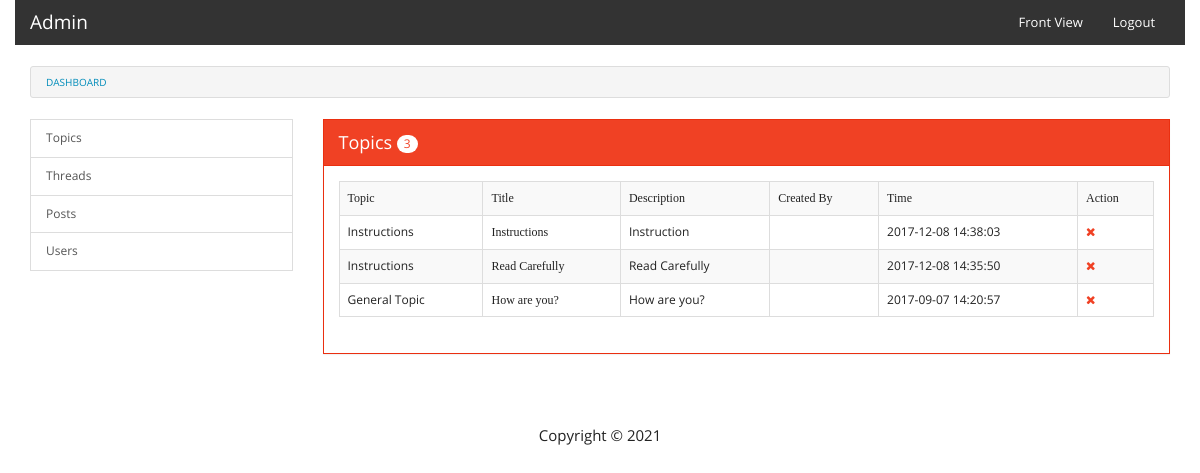
The page /admin/threads.php (signed in) on the database as committed earlier.
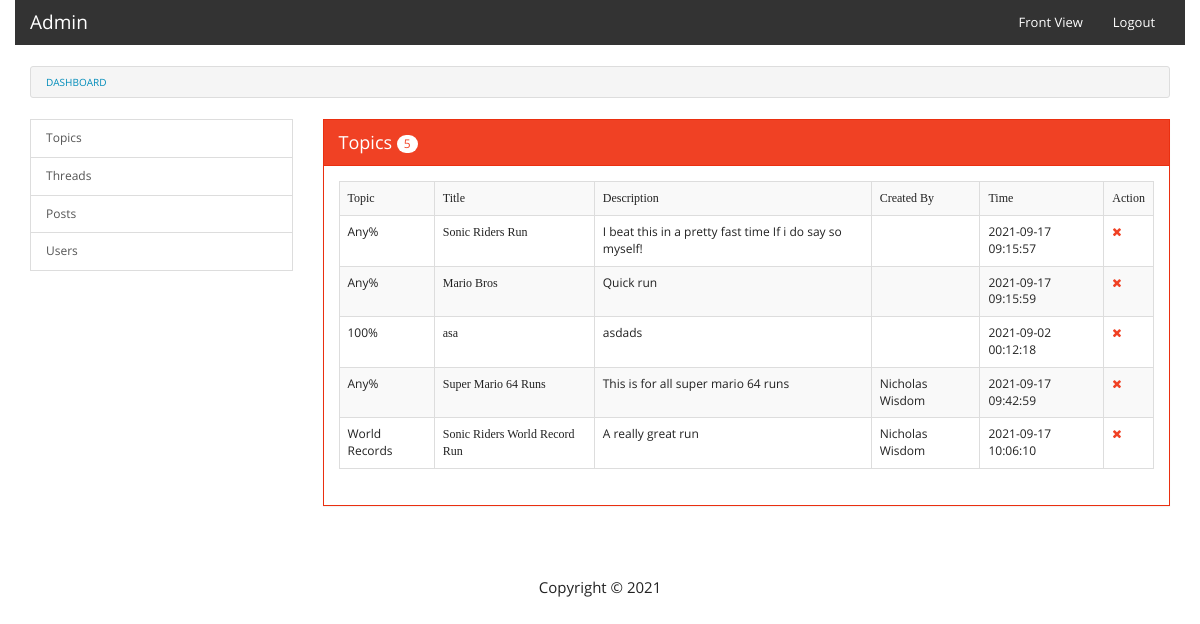
The same page on the database as committed later.
### tables this page shows
CREATE TABLE `threads` (
  `thread_id` int(11) NOT NULL,
  `topic_id` int(11) NOT NULL,
  `title` varchar(255) NOT NULL,
  `description` text NOT NULL,
  `views` varchar(255) NOT NULL DEFAULT '0',
  `added_by` int(11) NOT NULL,
  `add_time` timestamp NOT NULL DEFAULT current_timestamp() ON UPDATE current_timestamp()
);

CREATE TABLE `topics` (
  `topic_id` int(11) NOT NULL,
  `title` varchar(255) NOT NULL,
  `description` text NOT NULL,
  `added_by` varchar(255) NOT NULL DEFAULT '0',
  `add_time` timestamp NOT NULL DEFAULT current_timestamp() ON UPDATE current_timestamp()
);

CREATE TABLE `users` (
  `user_id` int(11) NOT NULL,
  `fname` varchar(255) NOT NULL,
  `username` varchar(255) NOT NULL,
  `img` varchar(255) NOT NULL,
  `email` varchar(255) NOT NULL,
  `pwd` varchar(255) NOT NULL,
  `address` text NOT NULL,
  `reg_time` timestamp NOT NULL DEFAULT current_timestamp() ON UPDATE current_timestamp()
);

### common/functions.php (called while the page is built, shortened)
<?php
$con=mysqli_connect('localhost','root','','forum');
function get_threads(){
	$res=array();
	global $con;
	$query=mysqli_query($con,"SELECT * FROM threads");
	if(mysqli_num_rows($query)>0){
		$res['totalResult']=mysqli_num_rows($query);
		while($data=mysqli_fetch_assoc($query)){
			$res['allData'][]=$data;
		}
	}else{
		$res['totalResult']=mysqli_num_rows($query);
	}
	return $res;
}
function get_topic_by_id($id){
	$res=array();
	global $con;
	$query=mysqli_query($con,"SELECT * FROM topics WHERE topic_id='$id' ORDER BY topic_id DESC");
	if(mysqli_num_rows($query)>0){
		$res['totalResult']=mysqli_num_rows($query);
		$data=mysqli_fetch_assoc($query);
		$res['allData']=$data;
	}else{
		$res['totalResult']=mysqli_num_rows($query);
	}
	return $res;
}
function get_user_by_id($id){
	$res=array();
	global $con;
	$query=mysqli_query($con,"SELECT * FROM users WHERE user_id='$id'");
	if(mysqli_num_rows($query)>0){
		$res['bool']=true;
		$res['allData']=mysqli_fetch_assoc($query);
	}else{
		$res['bool']=false;
		$res['msg']=mysqli_error($con);
	}
	return $res;
}
?>

### admin/threads.php (the view, shortened to what this page needs)
<?php include('common/header.php'); ?>
<?php
	$result=get_threads();
?>
<div class="row">
	<div class="col-md-12">
		<ul class="breadcrumb">
			<li><a href="index.php">Dashboard</a></li>
		</ul>
	</div>
</div>
<div class="row">
	<div class="col-md-3">
		<?php include('common/left-sidebar.php'); ?>
	</div>
	<div class="col-md-9">
		<div class="panel panel-danger">
			<div class="panel-heading">Topics <span class="badge"><?php echo $result['totalResult']; ?></span></div>
			<div class="panel-body">
				<table class="table table-bordered table-striped">
					<tr>
						<th>Topic</th>
						<th>Title</th>
						<th>Description</th>
						<th>Created By</th>
						<th>Time</th>
						<th>Action</th>
					</tr>
					<?php
						if($result['totalResult']>0){
							foreach($result['allData'] as $data){
								$userDetail=get_user_by_id($data['added_by']);
								$topicDetail=get_topic_by_id($data['topic_id']);
								?>
								<tr>
									<td><?php echo $topicDetail['allData']['title']; ?></td>
									<th><?php echo $data['title']; ?></th>
									<td><?php echo $data['description']; ?></td>
									<td><?php echo $userDetail['allData']['fname']; ?></td>
									<td><?php echo $data['add_time']; ?></td>
									<td>
										<span>
											<a href="delete-thread.php?threadid=<?php echo $data['topic_id']; ?>&title=<?php echo $data['title']; ?>" class="text-danger" onclick="return confirm('Are you sure to delete this?')"><i class="fa fa-times"></i></a>
										</span>
									</td>
								</tr>
								<?php
							}
						}
					?>
				</table>
			</div>
		</div>
	</div>
</div>
<?php include('common/footer.php'); ?>

Rows that differ between the two databases and show on the page:
removed threads: topic.title "Instructions", title "Instructions", description "Instruction", add_time "2017-12-08 14:38:03"
removed threads: topic.title "Instructions", title "Read Carefully", description "Read Carefully", add_time "2017-12-08 14:35:50"
removed threads: topic.title "General Topic", title "How are you?", description "How are you?", add_time "2017-09-07 14:20:57"
added threads: topic.title "Any%", title "Sonic Riders Run", description "I beat this in a pretty fast time If i do say so myself!", add_time "2021-09-17 09:15:57"
added threads: topic.title "Any%", title "Mario Bros", description "Quick run", add_time "2021-09-17 09:15:59"
added threads: topic.title "100%", title "asa", description "asdads", add_time "2021-09-02 00:12:18"
added threads: topic.title "Any%", title "Super Mario 64 Runs", description "This is for all super mario 64 runs", users.fname "Nicholas Wisdom", add_time "2021-09-17 09:42:59"
added threads: topic.title "World Records", title "Sonic Riders World Record Run", description "A really great run", users.fname "Nicholas Wisdom", add_time "2021-09-17 10:06:10"
Other text that changed with them:
$result['totalResult']: "3" → "5"
